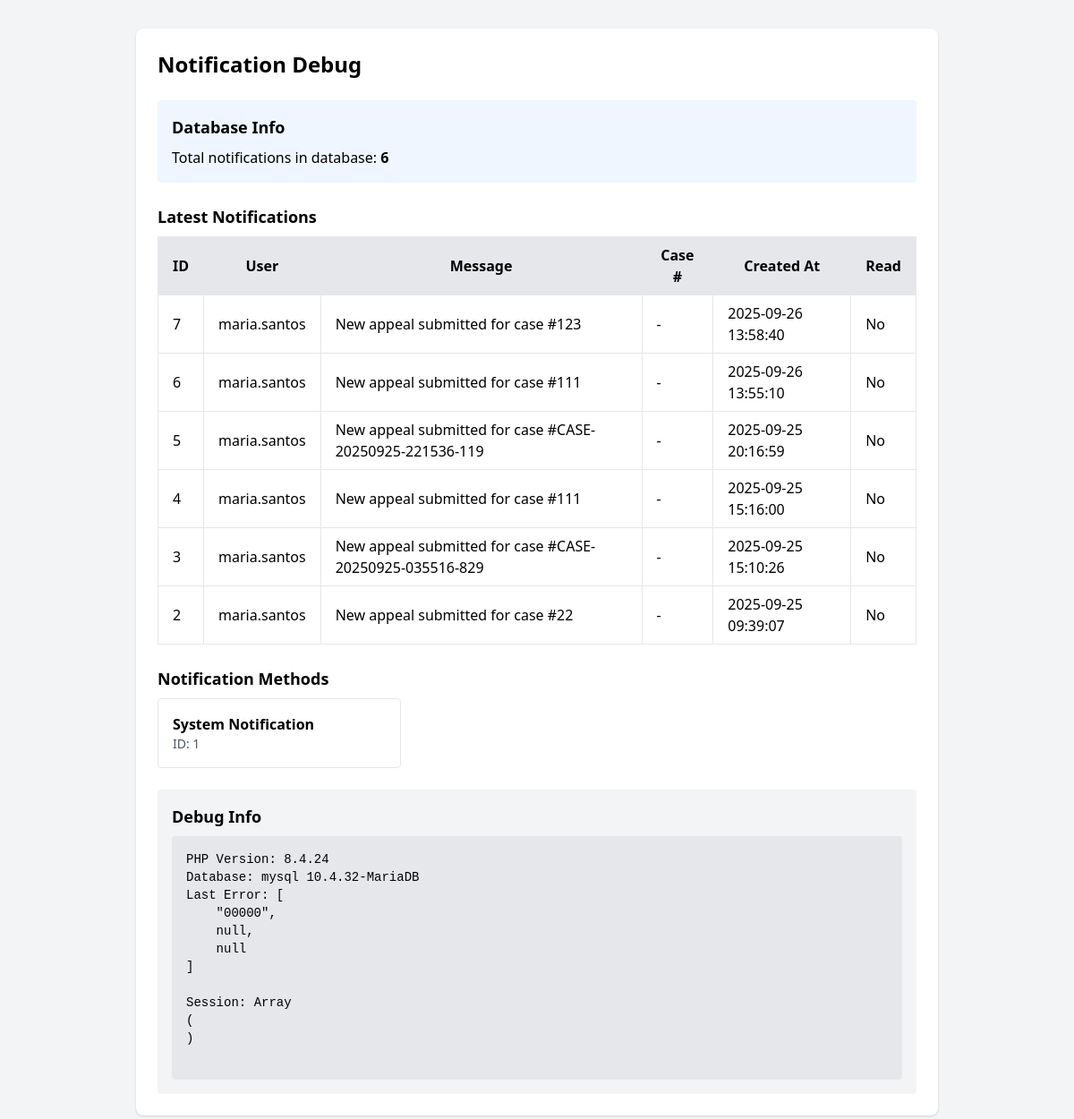
The page /check_notifications.php on the database as committed earlier.
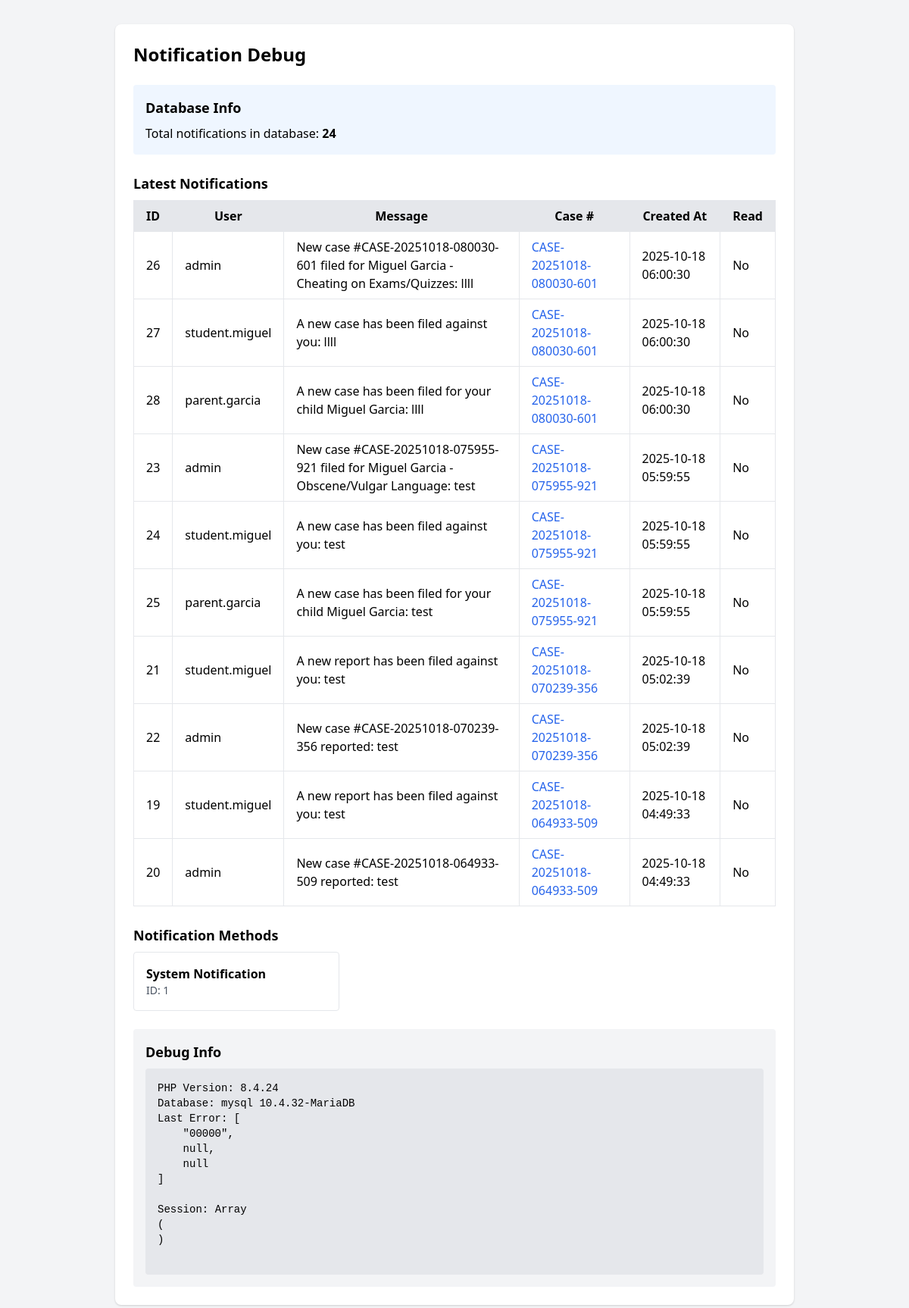
The same page on the database as committed later.
### tables this page shows
CREATE TABLE `notifications` (
  `id` bigint(20) UNSIGNED NOT NULL,
  `user_id` bigint(20) UNSIGNED NOT NULL,
  `case_id` bigint(20) UNSIGNED DEFAULT NULL,
  `message` varchar(255) NOT NULL,
  `method_id` tinyint(3) UNSIGNED NOT NULL DEFAULT 1,
  `is_read` tinyint(1) DEFAULT 0,
  `created_at` timestamp NOT NULL DEFAULT current_timestamp()
);

CREATE TABLE `users` (
  `id` bigint(20) UNSIGNED NOT NULL,
  `username` varchar(100) NOT NULL,
  `password_hash` varchar(255) NOT NULL,
  `email` varchar(150) DEFAULT NULL,
  `contact_number` varchar(30) DEFAULT NULL,
  `role_id` tinyint(3) UNSIGNED NOT NULL,
  `is_active` tinyint(1) NOT NULL DEFAULT 1,
  `last_login` datetime DEFAULT NULL,
  `created_at` timestamp NOT NULL DEFAULT current_timestamp(),
  `updated_at` timestamp NULL DEFAULT NULL ON UPDATE current_timestamp()
);

CREATE TABLE `notification_method` (
  `id` tinyint(3) UNSIGNED NOT NULL,
  `name` varchar(50) NOT NULL
);

CREATE TABLE `cases` (
  `id` bigint(20) UNSIGNED NOT NULL,
  `case_number` varchar(50) NOT NULL,
  `student_id` bigint(20) UNSIGNED NOT NULL,
  `reported_by_staff_id` bigint(20) UNSIGNED NOT NULL,
  `violation_type_id` int(10) UNSIGNED NOT NULL,
  `title` varchar(255) NOT NULL,
  `description` text DEFAULT NULL,
  `location` varchar(255) DEFAULT NULL,
  `incident_date` datetime NOT NULL,
  `status_id` tinyint(3) UNSIGNED NOT NULL DEFAULT 1,
  `resolution` text DEFAULT NULL,
  `resolution_date` datetime DEFAULT NULL,
  `is_confidential` tinyint(1) DEFAULT 0,
  `created_at` timestamp NOT NULL DEFAULT current_timestamp(),
  `updated_at` timestamp NULL DEFAULT NULL ON UPDATE current_timestamp()
);

### check_notifications.php (the view, shortened to what this page needs)
<?php
require_once __DIR__ . '/database/database.php';
$stmt = $pdo->query('SELECT COUNT(*) as total FROM notifications');
$total = $stmt->fetch(PDO::FETCH_ASSOC)['total'];
$stmt = $pdo->query('SELECT n.*, u.username, c.case_number, c.title as case_title
                    FROM notifications n
                    LEFT JOIN users u ON n.user_id = u.id
                    LEFT JOIN cases c ON n.case_id = c.id
                    ORDER BY n.created_at DESC LIMIT 10');
$notifications = $stmt->fetchAll(PDO::FETCH_ASSOC);
$stmt = $pdo->query('SELECT * FROM notification_method');
$methods = $stmt->fetchAll(PDO::FETCH_ASSOC);
?>
<!DOCTYPE html>
<html>
<head>
    <link href="https://cdn.jsdelivr.net/npm/tailwindcss@2.2.19/dist/tailwind.min.css" rel="stylesheet">
</head>
<body class="bg-gray-100 p-8">
    <div class="max-w-4xl mx-auto bg-white p-6 rounded-lg shadow">
        <h1 class="text-2xl font-bold mb-6">Notification Debug</h1>
        <div class="mb-6 p-4 bg-blue-50 rounded">
            <h2 class="text-lg font-semibold mb-2">Database Info</h2>
            <p>Total notifications in database: <span class="font-bold"><?php echo $total; ?></span></p>
        </div>
        <div class="mb-6">
            <h2 class="text-lg font-semibold mb-2">Latest Notifications</h2>
            <div class="overflow-x-auto">
                <table class="min-w-full bg-white">
                    <thead class="bg-gray-200">
                        <tr>
                            <th class="py-2 px-4 border">ID</th>
                            <th class="py-2 px-4 border">User</th>
                            <th class="py-2 px-4 border">Message</th>
                            <th class="py-2 px-4 border">Case #</th>
                            <th class="py-2 px-4 border">Created At</th>
                            <th class="py-2 px-4 border">Read</th>
                        </tr>
                    </thead>
                    <tbody>
                        <?php foreach ($notifications as $notif): ?>
                        <tr>
                            <td class="py-2 px-4 border"><?php echo htmlspecialchars($notif['id']); ?></td>
                            <td class="py-2 px-4 border">
                                <?php
                                echo $notif['username'] ?
                                    htmlspecialchars($notif['username']) :
                                    'User #' . $notif['user_id'];
                                ?>
                            </td>
                            <td class="py-2 px-4 border"><?php echo htmlspecialchars($notif['message']); ?></td>
                            <td class="py-2 px-4 border">
                                <?php if ($notif['case_number']): ?>
                                    <a href="manage-cases.php?view=<?php echo $notif['case_id']; ?>"
                                       class="text-blue-600 hover:underline">
                                        <?php echo htmlspecialchars($notif['case_number']); ?>
                                    </a>
                                <?php else: ?>
                                    -
                                <?php endif; ?>
                            </td>
                            <td class="py-2 px-4 border"><?php echo htmlspecialchars($notif['created_at']); ?></td>
                            <td class="py-2 px-4 border"><?php echo $notif['is_read'] ? 'Yes' : 'No'; ?></td>
                        </tr>
                        <?php endforeach; ?>
                    </tbody>
                </table>
            </div>
        </div>
        <div class="mb-6">
            <h2 class="text-lg font-semibold mb-2">Notification Methods</h2>
            <div class="grid grid-cols-1 md:grid-cols-3 gap-4">
                <?php foreach ($methods as $method): ?>
                <div class="p-4 border rounded">
                    <h3 class="font-semibold"><?php echo htmlspecialchars($method['name']); ?></h3>
                    <p class="text-sm text-gray-600">ID: <?php echo $method['id']; ?></p>
                </div>
                <?php endforeach; ?>
            </div>
        </div>
        <div class="p-4 bg-gray-100 rounded">
            <h2 class="text-lg font-semibold mb-2">Debug Info</h2>
            <pre class="bg-gray-200 p-4 rounded overflow-auto text-sm"><?php
                echo "PHP Version: " . PHP_VERSION . "\n";
                echo "Database: " . $pdo->getAttribute(PDO::ATTR_DRIVER_NAME) . " " .
                     $pdo->getAttribute(PDO::ATTR_SERVER_VERSION) . "\n";
                echo "Last Error: " . json_encode($pdo->errorInfo(), JSON_PRETTY_PRINT) . "\n\n";
                echo "Session: " . print_r($_SESSION, true) . "\n";
            ?></pre>
        </div>
    </div>
</body>
</html>

Rows that differ between the two databases and show on the page:
no longer on this page (row edited): notifications: id "7", user.username "maria.santos", message "New appeal submitted for case #123", created_at "2025-09-26 13:58:40", is_read "No"
no longer on this page (row edited): notifications: id "6", user.username "maria.santos", message "New appeal submitted for case #111", created_at "2025-09-26 13:55:10", is_read "No"
no longer on this page (row edited): notifications: id "5", user.username "maria.santos", message "New appeal submitted for case #CASE-20250925-221536-119", created_at "2025-09-25 20:16:59", is_read "No"
removed notifications: id "4", user.username "maria.santos", message "New appeal submitted for case #111", created_at "2025-09-25 15:16:00", is_read "No"
removed notifications: id "3", user.username "maria.santos", message "New appeal submitted for case #CASE-20250925-035516-829", created_at "2025-09-25 15:10:26", is_read "No"
removed notifications: id "2", user.username "maria.santos", message "New appeal submitted for case #22", created_at "2025-09-25 09:39:07", is_read "No"
added notifications: id "26", user.username "admin", message "New case #CASE-20251018-080030-601 filed for Miguel Garcia - Cheating on Exams/Quizzes: llll", case.case_number "CASE-20251018-080030-601", created_at "2025-10-18 06:00:30", is_read "No"
added notifications: id "27", user.username "student.miguel", message "A new case has been filed against you: llll", case.case_number "CASE-20251018-080030-601", created_at "2025-10-18 06:00:30", is_read "No"
added notifications: id "28", user.username "parent.garcia", message "A new case has been filed for your child Miguel Garcia: llll", case.case_number "CASE-20251018-080030-601", created_at "2025-10-18 06:00:30", is_read "No"
added notifications: id "23", user.username "admin", message "New case #CASE-20251018-075955-921 filed for Miguel Garcia - Obscene/Vulgar Language: test", case.case_number "CASE-20251018-075955-921", created_at "2025-10-18 05:59:55", is_read "No"
added notifications: id "24", user.username "student.miguel", message "A new case has been filed against you: test", case.case_number "CASE-20251018-075955-921", created_at "2025-10-18 05:59:55", is_read "No"
added notifications: id "25", user.username "parent.garcia", message "A new case has been filed for your child Miguel Garcia: test", case.case_number "CASE-20251018-075955-921", created_at "2025-10-18 05:59:55", is_read "No"
added notifications: id "21", user.username "student.miguel", message "A new report has been filed against you: test", case.case_number "CASE-20251018-070239-356", created_at "2025-10-18 05:02:39", is_read "No"
added notifications: id "22", user.username "admin", message "New case #CASE-20251018-070239-356 reported: test", case.case_number "CASE-20251018-070239-356", created_at "2025-10-18 05:02:39", is_read "No"
added notifications: id "19", user.username "student.miguel", message "A new report has been filed against you: test", case.case_number "CASE-20251018-064933-509", created_at "2025-10-18 04:49:33", is_read "No"
added notifications: id "20", user.username "admin", message "New case #CASE-20251018-064933-509 reported: test", case.case_number "CASE-20251018-064933-509", created_at "2025-10-18 04:49:33", is_read "No"
Other text that changed with them:
$total: "6" → "24"
